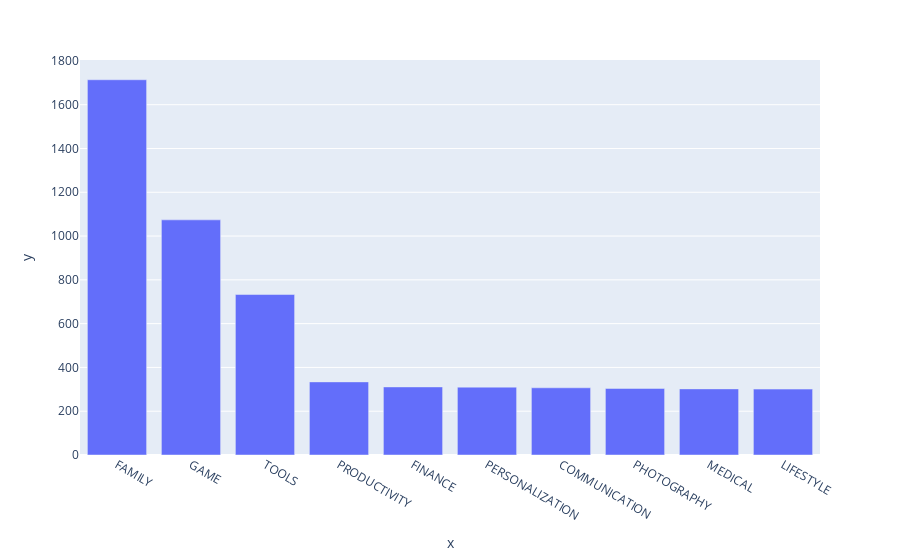

Notebook code for this chart:
### Markdown cell above
### Vertical Bar Chart - Highest Competition (Number of Apps)

### Code cell
bar = px.bar(x= top10_category.index,y=top10_category.values)
bar.show()

### Figure 1 — Plotly figure (JSON) as saved in the notebook; plotly's stock layout.template omitted (floating-point values rounded to 4 significant figures)
{"data": [{"alignmentgroup": "True", "hovertemplate": "x=%{x}<br>y=%{y}<extra></extra>", "legendgroup": "", "marker": {"color": "#636efa", "pattern": {"shape": ""}}, "name": "", "offsetgroup": "", "orientation": "v", "showlegend": false, "textposition": "auto", "type": "bar", "x": ["FAMILY", "GAME", "TOOLS", "PRODUCTIVITY", "FINANCE", "PERSONALIZATION", "COMMUNICATION", "PHOTOGRAPHY", "MEDICAL", "LIFESTYLE"], "xaxis": "x", "y": [1714, 1074, 733, 334, 311, 310, 307, 304, 302, 301], "yaxis": "y"}], "layout": {"barmode": "relative", "legend": {"tracegroupgap": 0}, "margin": {"t": 60}, "xaxis": {"anchor": "y", "domain": [0, 1], "title": {"text": "x"}}, "yaxis": {"anchor": "x", "domain": [0, 1], "title": {"text": "y"}}}}
